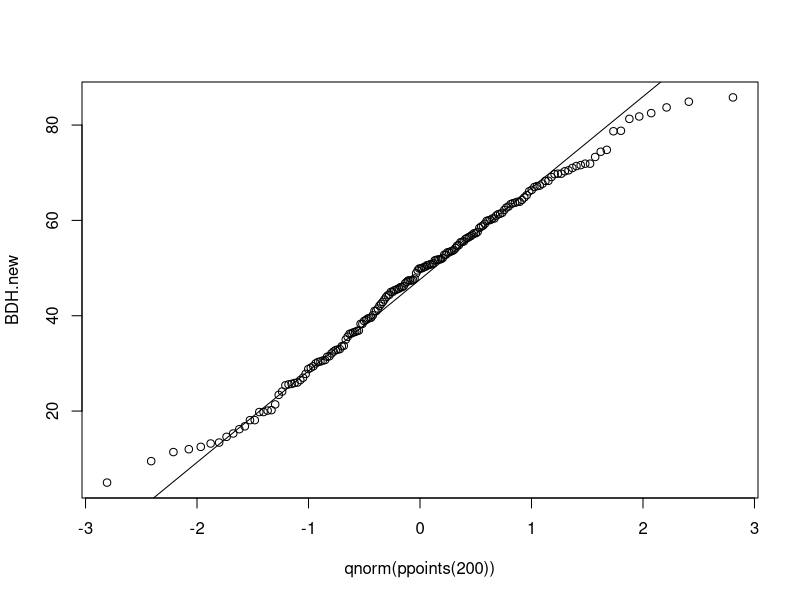
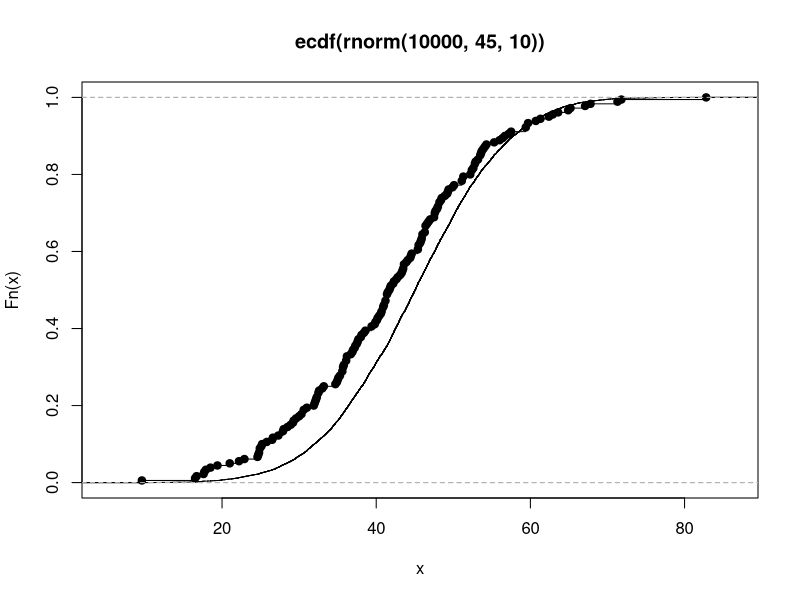
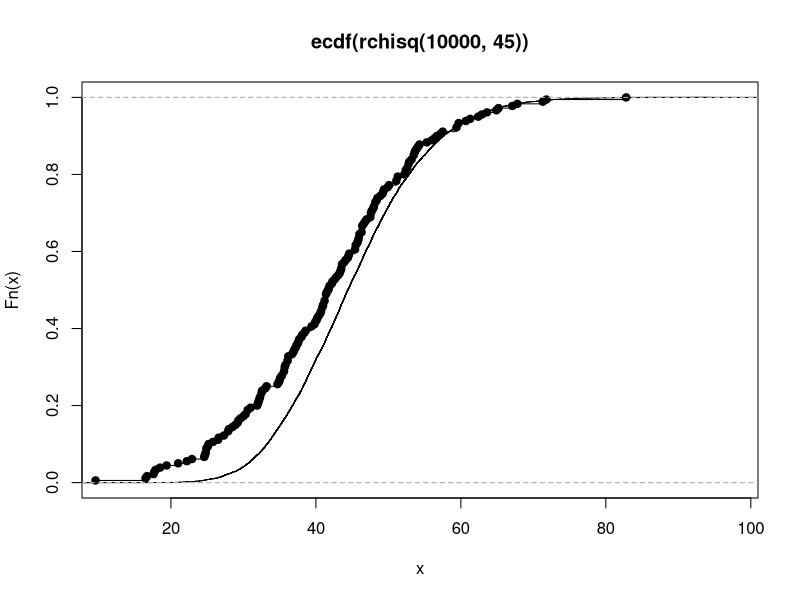
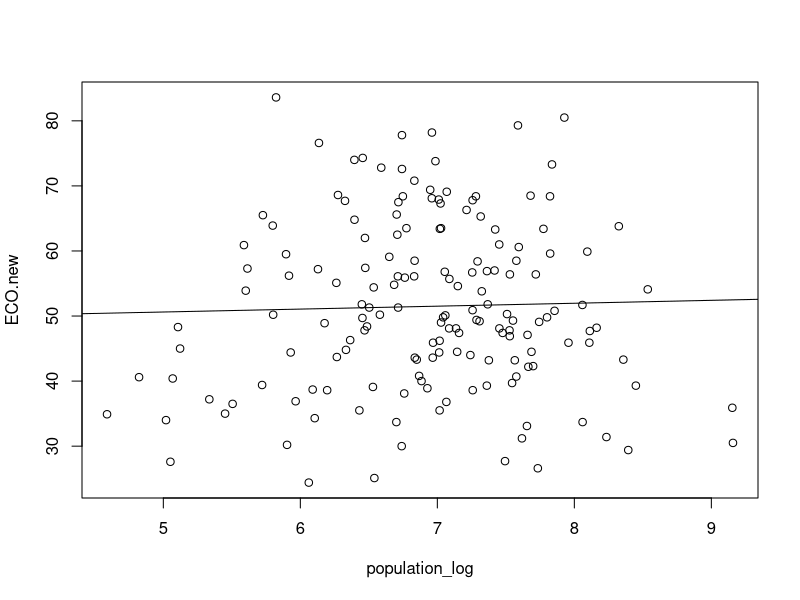
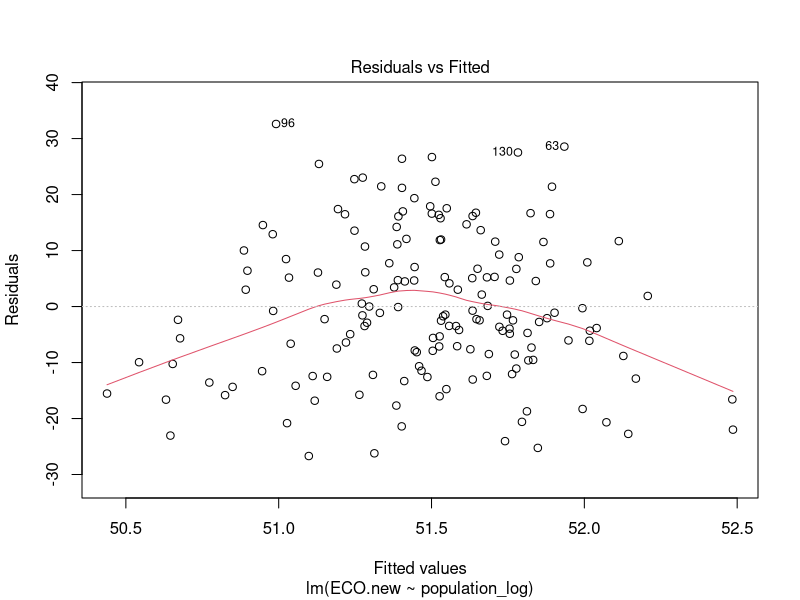
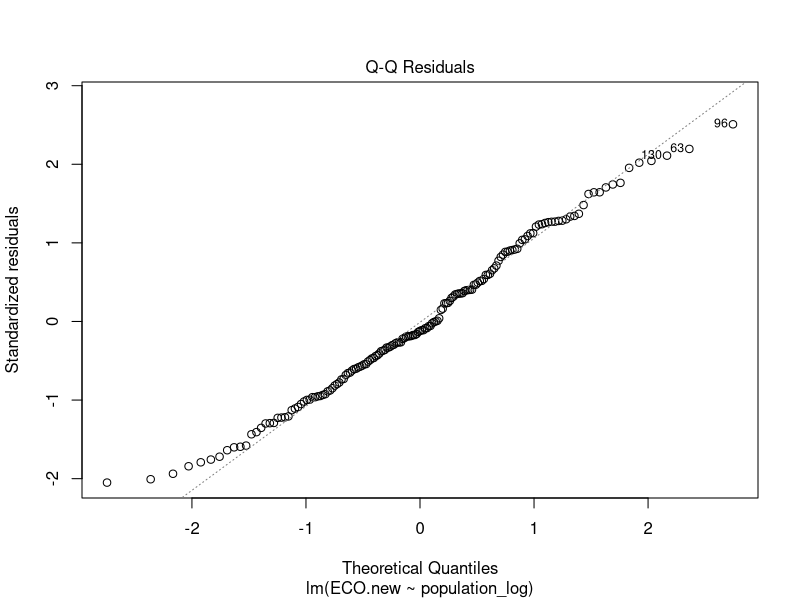
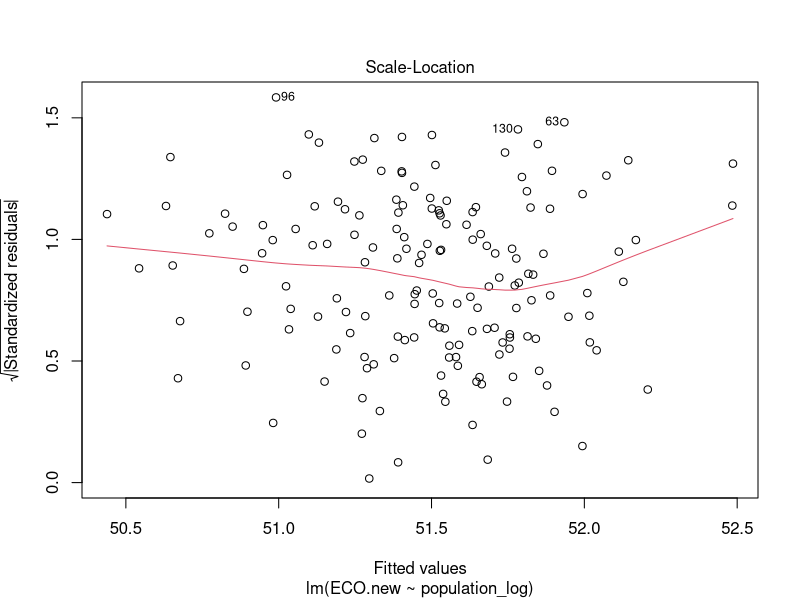
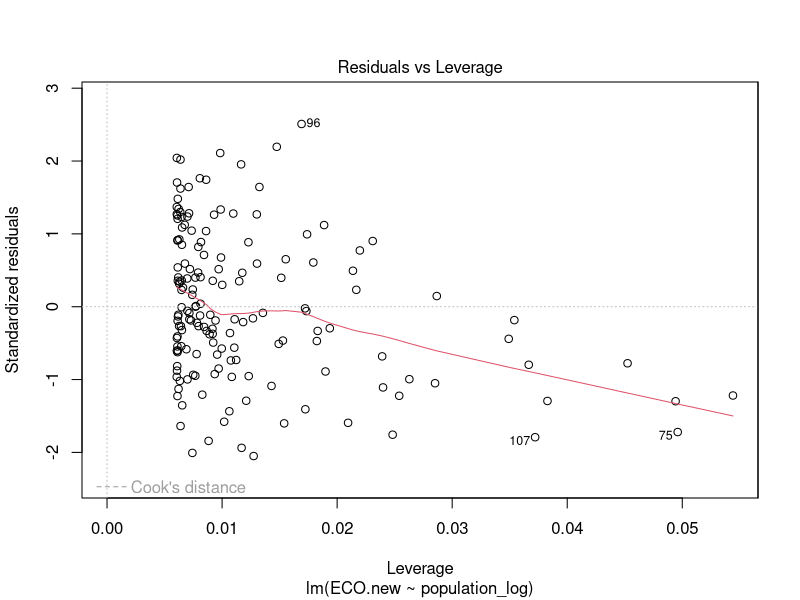

Write R code to recreate these figures, in order.
## ---- chunk 1
knitr::opts_chunk$set(echo = TRUE)
## ---- chunk 2
library(ggplot2)
## ---- chunk 3
EPI_data <- read.csv("../epi2024results06022024.csv")
epi.results <- read.csv("../epi2024results06022024.csv", header=TRUE)
epi.weights <- read.csv("../epi2024weights.csv")
attach(EPI_data)
## ---- chunk 4
qqplot(qnorm(ppoints(200)),BDH.new)
qqline(BDH.new)

plot(ecdf(rnorm(10000, 45, 10)), do.points=FALSE)
lines(ecdf(CCH.new))

plot(ecdf(rchisq(10000, 45)), do.points=FALSE)
lines(ecdf(CCH.new))
## ---- chunk 5
# read data
populations_2023 <- read.csv("../countries_populations_2023.csv")
# drop countries not in epi results
populations <- populations_2023[-which(!populations_2023$Country %in% epi.results$country),]
# sort populations by country
populations <- populations[order(populations$Country),]
# drop countries not in populations
epi.results.sub <- epi.results[-which(!epi.results$country %in% populations$Country),]
# sort epi results by country
epi.results.sub <- epi.results.sub[order(epi.results.sub$country),]
# only keep necessary columns
# epi.results.sub <- epi.results.sub[,c("country","EPI.old","EPI.new")]
# convert population to numeric
epi.results.sub$population <- as.numeric(populations$Population)
# compute population log base 10
epi.results.sub$population_log <- log10(epi.results.sub$population)
## ---- chunk 6
attach(epi.results.sub)
lin.mod.epinew <- lm(ECO.new~population_log,epi.results.sub)
plot(ECO.new~population_log)
abline(lin.mod.epinew)
summary(lin.mod.epinew)
plot(lin.mod.epinew)
ggplot(epi.results.sub, aes(x = population_log, y = ECO.new)) +
geom_point() +
stat_smooth(method = "lm")
ggplot(lin.mod.epinew, aes(x = .fitted, y = .resid)) +
geom_point() +
geom_hline(yintercept = 0) +
labs(title='Residual vs. Fitted Values Plot', x='Fitted Values', y='Residuals')
## ---- chunk 7
attach(epi.results.sub)
lin.mod.epinew <- lm(MKP.new~population_log,epi.results.sub)
plot(MKP.new~population_log)
abline(lin.mod.epinew)
summary(lin.mod.epinew)
plot(lin.mod.epinew)
ggplot(epi.results.sub, aes(x = population_log, y = MKP.new)) +
geom_point() +
stat_smooth(method = "lm")
ggplot(lin.mod.epinew, aes(x = .fitted, y = .resid)) +
geom_point() +
geom_hline(yintercept = 0) +
labs(title='Residual vs. Fitted Values Plot', x='Fitted Values', y='Residuals')
